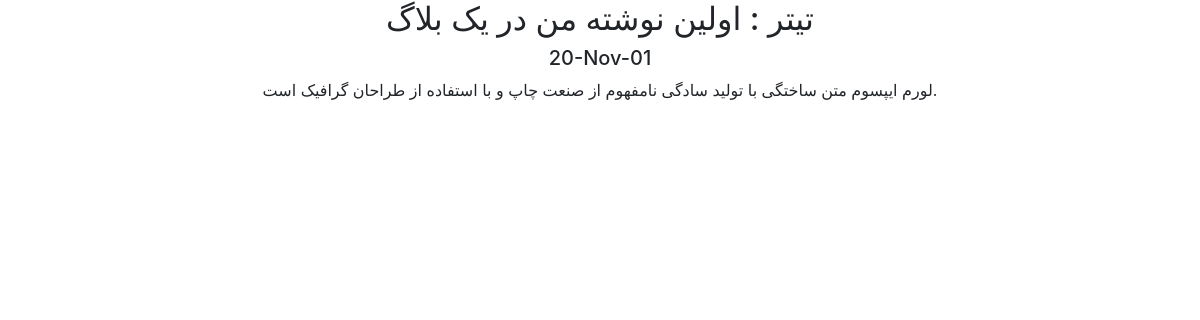
Page /blog/1/ on the committed database.
### blog/models.py (models this page shows, shortened)
class Blog_Content(models.Model):
    title =models.CharField(max_length=100)
    url = models.URLField(blank=True)
    decrip1 = models.TextField(default='لورم ایپسوم متن ساختگی با تولید سادگی نامفهوم از صنعت چاپ و با استفاده از طراحان گرافیک است.')
    timestamp=models.DateTimeField()

### blog/views.py (the view)
# urls.py: path('<int:blog_id>/', views.details,name="details"),
def details(req,blog_id):
    blog=get_object_or_404(Blog_Content,pk=blog_id)
    return render(req,'blog_detail.html',{'blog_obj':blog,'id':blog_id})

### templates/blog_detail.html (shortened to what this page needs)
  <link rel="stylesheet" href="https://cdn.jsdelivr.net/npm/bootstrap@4.5.3/dist/css/bootstrap.min.css">
<html lang="en">
<head>
</head>
<body>
<div class="container text-center">
<h2>تیتر : {{ blog_obj.title }}</h2>
<h5>{{ blog_obj.timestamp|date:'y-M-d' }}</h5>
<p>{{ blog_obj.decrip1|safe }}</p>
</div>
</body>
</html>

### rows in the picture
Blog_Content: title "اولین نوشته من در یک بلاگ", timestamp "20-Nov-01", decrip1 "لورم ایپسوم متن ساختگی با تولید سادگی نامفهوم از صنعت چاپ و با استفاده از طراحان گرافیک است."
